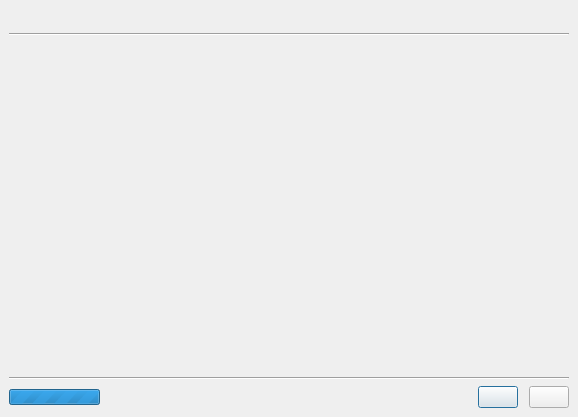
<ui version="4.0" >
 <comment>
 VBox frontends: Qt4 GUI ("VirtualBox"):

     Copyright (C) 2008 Sun Microsystems, Inc.

     This file is part of VirtualBox Open Source Edition (OSE), as
     available from http://www.virtualbox.org. This file is free software;
     you can redistribute it and/or modify it under the terms of the GNU
     General Public License (GPL) as published by the Free Software
     Foundation, in version 2 as it comes in the "COPYING" file of the
     VirtualBox OSE distribution. VirtualBox OSE is distributed in the
     hope that it will be useful, but WITHOUT ANY WARRANTY of any kind.

     Please contact Sun Microsystems, Inc., 4150 Network Circle, Santa
     Clara, CA 95054 USA or visit http://www.sun.com if you need
     additional information or have any questions.
 </comment>
 <class>VBoxUpdateDlg</class>
 <widget class="QDialog" name="VBoxUpdateDlg" >
  <property name="geometry" >
   <rect>
    <x>0</x>
    <y>0</y>
    <width>578</width>
    <height>417</height>
   </rect>
  </property>
  <layout class="QVBoxLayout" >
   <property name="leftMargin" >
    <number>0</number>
   </property>
   <property name="topMargin" >
    <number>0</number>
   </property>
   <property name="rightMargin" >
    <number>0</number>
   </property>
   <property name="bottomMargin" >
    <number>0</number>
   </property>
   <item>
    <widget class="QStackedWidget" name="mPageStack" >
     <property name="currentIndex" >
      <number>0</number>
     </property>
     <widget class="QWidget" name="mPageUpdate" >
      <layout class="QVBoxLayout" >
       <item>
        <widget class="QLabel" name="mPageUpdateHdr" >
         <property name="font" >
          <font>
           <family>Arial</family>
           <pointsize>12</pointsize>
           <weight>75</weight>
           <bold>true</bold>
          </font>
         </property>
        </widget>
       </item>
       <item>
        <widget class="Line" name="line11" >
         <property name="orientation" >
          <enum>Qt::Horizontal</enum>
         </property>
        </widget>
       </item>
       <item>
        <layout class="QHBoxLayout" >
         <item>
          <widget class="QLabel" name="mLogoUpdate" >
           <property name="sizePolicy" >
            <sizepolicy vsizetype="Minimum" hsizetype="Maximum" >
             <horstretch>0</horstretch>
             <verstretch>0</verstretch>
            </sizepolicy>
           </property>
           <property name="autoFillBackground" >
            <bool>true</bool>
           </property>
           <property name="pixmap" >
            <pixmap resource="../VirtualBox1.qrc" >:/vmw_new_user.png</pixmap>
           </property>
           <property name="alignment" >
            <set>Qt::AlignLeading|Qt::AlignLeft|Qt::AlignTop</set>
           </property>
          </widget>
         </item>
         <item>
          <layout class="QVBoxLayout" >
           <item>
            <widget class="QILabel" name="mTextUpdateInfo" >
             <property name="sizePolicy" >
              <sizepolicy vsizetype="Minimum" hsizetype="Minimum" >
               <horstretch>0</horstretch>
               <verstretch>0</verstretch>
              </sizepolicy>
             </property>
             <property name="minimumSize" >
              <size>
               <width>300</width>
               <height>0</height>
              </size>
             </property>
             <property name="wordWrap" >
              <bool>true</bool>
             </property>
            </widget>
           </item>
           <item>
            <spacer>
             <property name="orientation" >
              <enum>Qt::Vertical</enum>
             </property>
             <property name="sizeType" >
              <enum>QSizePolicy::Expanding</enum>
             </property>
             <property name="sizeHint" >
              <size>
               <width>10</width>
               <height>0</height>
              </size>
             </property>
            </spacer>
           </item>
          </layout>
         </item>
        </layout>
       </item>
       <item>
        <widget class="Line" name="line12" >
         <property name="orientation" >
          <enum>Qt::Horizontal</enum>
         </property>
        </widget>
       </item>
       <item>
        <layout class="QHBoxLayout" >
         <item>
          <widget class="QProgressBar" name="mPbCheck" >
           <property name="sizePolicy" >
            <sizepolicy vsizetype="Fixed" hsizetype="Minimum" >
             <horstretch>0</horstretch>
             <verstretch>0</verstretch>
            </sizepolicy>
           </property>
           <property name="maximumSize" >
            <size>
             <width>16777215</width>
             <height>16</height>
            </size>
           </property>
           <property name="maximum" >
            <number>0</number>
           </property>
           <property name="value" >
            <number>-1</number>
           </property>
          </widget>
         </item>
         <item>
          <spacer>
           <property name="orientation" >
            <enum>Qt::Horizontal</enum>
           </property>
           <property name="sizeHint" >
            <size>
             <width>0</width>
             <height>0</height>
            </size>
           </property>
          </spacer>
         </item>
         <item>
          <widget class="QPushButton" name="mBtnCheck" >
           <property name="default" >
            <bool>true</bool>
           </property>
          </widget>
         </item>
         <item>
          <spacer>
           <property name="orientation" >
            <enum>Qt::Horizontal</enum>
           </property>
           <property name="sizeType" >
            <enum>QSizePolicy::Fixed</enum>
           </property>
           <property name="sizeHint" >
            <size>
             <width>5</width>
             <height>0</height>
            </size>
           </property>
          </spacer>
         </item>
         <item>
          <widget class="QPushButton" name="mBtnCancel" />
         </item>
        </layout>
       </item>
      </layout>
     </widget>
     <widget class="QWidget" name="mPageFinish" >
      <layout class="QVBoxLayout" >
       <item>
        <widget class="QLabel" name="mPageFinishHdr" >
         <property name="font" >
          <font>
           <family>Arial</family>
           <pointsize>12</pointsize>
           <weight>75</weight>
           <bold>true</bold>
          </font>
         </property>
        </widget>
       </item>
       <item>
        <widget class="Line" name="line11_3" >
         <property name="orientation" >
          <enum>Qt::Horizontal</enum>
         </property>
        </widget>
       </item>
       <item>
        <layout class="QHBoxLayout" >
         <item>
          <widget class="QLabel" name="mLogoFinish" >
           <property name="sizePolicy" >
            <sizepolicy vsizetype="Minimum" hsizetype="Maximum" >
             <horstretch>0</horstretch>
             <verstretch>0</verstretch>
            </sizepolicy>
           </property>
           <property name="autoFillBackground" >
            <bool>true</bool>
           </property>
           <property name="pixmap" >
            <pixmap resource="../VirtualBox1.qrc" >:/vmw_new_user.png</pixmap>
           </property>
           <property name="alignment" >
            <set>Qt::AlignLeading|Qt::AlignLeft|Qt::AlignTop</set>
           </property>
          </widget>
         </item>
         <item>
          <layout class="QVBoxLayout" >
           <item>
            <layout class="QVBoxLayout" >
             <property name="spacing" >
              <number>10</number>
             </property>
             <item>
              <widget class="QILabel" name="mTextSuccessInfo" >
               <property name="sizePolicy" >
                <sizepolicy vsizetype="Minimum" hsizetype="Minimum" >
                 <horstretch>0</horstretch>
                 <verstretch>0</verstretch>
                </sizepolicy>
               </property>
               <property name="minimumSize" >
                <size>
                 <width>300</width>
                 <height>0</height>
                </size>
               </property>
               <property name="wordWrap" >
                <bool>true</bool>
               </property>
              </widget>
             </item>
             <item>
              <widget class="QILabel" name="mTextFailureInfo" >
               <property name="sizePolicy" >
                <sizepolicy vsizetype="Minimum" hsizetype="Minimum" >
                 <horstretch>0</horstretch>
                 <verstretch>0</verstretch>
                </sizepolicy>
               </property>
               <property name="minimumSize" >
                <size>
                 <width>300</width>
                 <height>0</height>
                </size>
               </property>
               <property name="wordWrap" >
                <bool>true</bool>
               </property>
              </widget>
             </item>
             <item>
              <widget class="QLabel" name="mTextNotFoundInfo" >
               <property name="sizePolicy" >
                <sizepolicy vsizetype="Minimum" hsizetype="Minimum" >
                 <horstretch>0</horstretch>
                 <verstretch>0</verstretch>
                </sizepolicy>
               </property>
               <property name="minimumSize" >
                <size>
                 <width>300</width>
                 <height>0</height>
                </size>
               </property>
               <property name="wordWrap" >
                <bool>true</bool>
               </property>
              </widget>
             </item>
            </layout>
           </item>
           <item>
            <spacer>
             <property name="orientation" >
              <enum>Qt::Vertical</enum>
             </property>
             <property name="sizeType" >
              <enum>QSizePolicy::Expanding</enum>
             </property>
             <property name="sizeHint" >
              <size>
               <width>10</width>
               <height>0</height>
              </size>
             </property>
            </spacer>
           </item>
          </layout>
         </item>
        </layout>
       </item>
       <item>
        <widget class="Line" name="line12_3" >
         <property name="orientation" >
          <enum>Qt::Horizontal</enum>
         </property>
        </widget>
       </item>
       <item>
        <layout class="QHBoxLayout" >
         <item>
          <spacer>
           <property name="orientation" >
            <enum>Qt::Horizontal</enum>
           </property>
           <property name="sizeHint" >
            <size>
             <width>0</width>
             <height>0</height>
            </size>
           </property>
          </spacer>
         </item>
         <item>
          <widget class="QPushButton" name="mBtnFinish" >
           <property name="default" >
            <bool>true</bool>
           </property>
          </widget>
         </item>
        </layout>
       </item>
      </layout>
     </widget>
    </widget>
   </item>
  </layout>
 </widget>
 <customwidgets>
  <customwidget>
   <class>QILabel</class>
   <extends>QLabel</extends>
   <header>QILabel.h</header>
  </customwidget>
 </customwidgets>
 <tabstops>
  <tabstop>mBtnCheck</tabstop>
 </tabstops>
 <resources>
  <include location="../VirtualBox1.qrc" />
 </resources>
 <connections/>
</ui>
